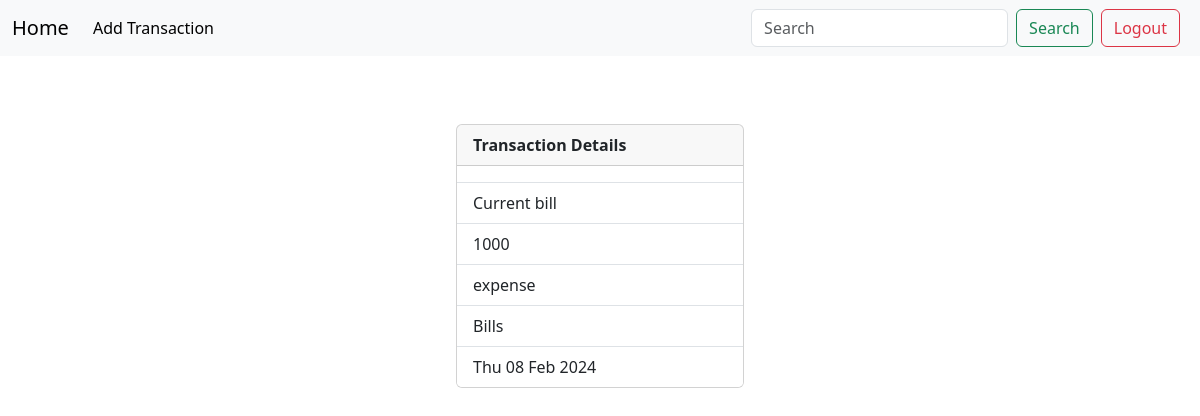
The page /transactions/5 (signed in) on the database its author committed.
### fundflowbudget/models.py (models this page shows, shortened)
class Transaction(models.Model):
    title = models.CharField(max_length=225)
    amount = models.PositiveIntegerField()
    options=(
        ("expense","expense"),
        ("income","income"),
    )
    type = models.CharField(max_length=225,choices=options, default="expense")
    cat_options =(
        ("fuel","fuel"),
        ("food","food"),
        ("entertainment","entertainment"),
        ("emi","emi"),
        ("bills","bills"),
        ("miscellaneous","miscellaneous")
    )
    category = models.CharField(max_length=225,choices=cat_options)
    created_date = models.DateTimeField(auto_now_add=True,blank=True)
    user_object = models.ForeignKey(User,on_delete=models.CASCADE)

### fundflowbudget/views.py (the view)
# urls.py: path('transactions/<int:pk>',views.TransactionDetailView.as_view(), name='transactions-detail'),
@method_decorator(decs,name='dispatch')
class TransactionDetailView(View):
    def get(self, request, *args, **kwargs):
        id=kwargs.get('pk')
        qs=Transaction.objects.get(id=id)
        return render(request,"transactions_detail.html",{'data':qs})

### fundflowbudget/views.py (called while the page is built)
def signin_requried(fn):
    def wrapper(request,*args, **kwargs):
        if not request.user.is_authenticated:
            messages.error(request, "You must be logged in")
            return redirect('signin-view')
        else:
            return fn(request, *args, **kwargs)
    return wrapper

### fundflowbudget/templates/transactions_detail.html (shortened to what this page needs)
{% extends 'base.html' %}
{% block main_block %}
<div class="container d-flex justify-content-center align-items-center" style="height: 400px;">
  <div class="card" style="width: 18rem;">
      <div class="card-header fw-bold">
        Transaction Details
      </div>
      <ul class="list-group list-group-flush">
        <li class="list-group-item">{{data.user|upper}}</li>
        <li class="list-group-item">{{data.title}}</li>
        <li class="list-group-item">{{data.amount}}</li>
        <li class="list-group-item">{{data.type}}</li>
        <li class="list-group-item">{{data.category|capfirst}}</li>
        <li class="list-group-item">{{data.created_date|date:"D d M Y"}}</li>
      </ul>
    </div>
</div>
{% endblock %}

### rows shown on the page
Transaction: title "Current bill", amount "1000", type "expense", category "Bills", created_date "Thu 08 Feb 2024"
